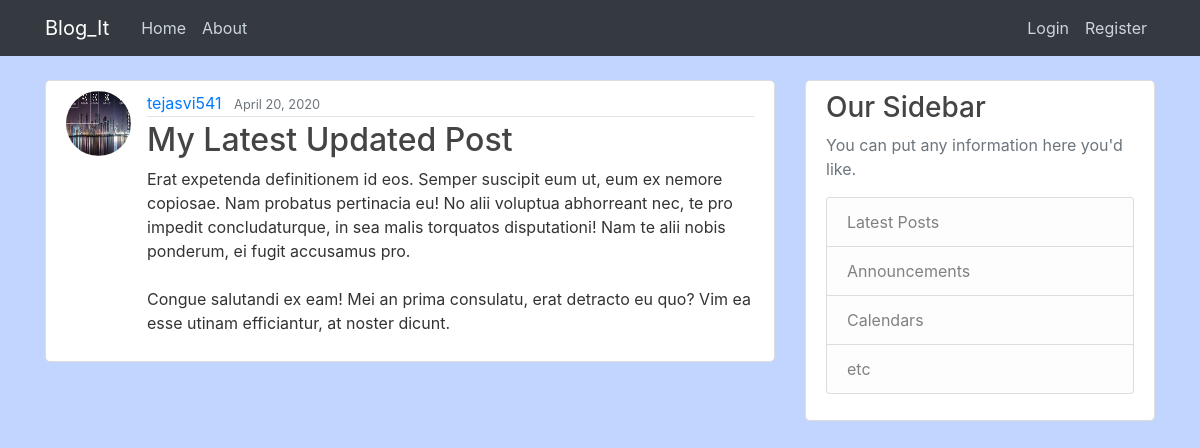
The page /post/30/ on the database its author committed.
### blog/models.py (models this page shows, shortened)
class Post(models.Model):
    title = models.CharField(max_length=100)
    content = models.TextField()
    date_posted = models.DateTimeField(default=timezone.now)
    author = models.ForeignKey(User, on_delete=models.CASCADE)

### users/models.py (models this page shows, shortened)
class Profile(models.Model):
    user = models.OneToOneField(User, on_delete=models.CASCADE)
    image = models.ImageField(default='default.jpg', upload_to='profile_pics')

### blog/views.py (the view)
# urls.py: path('post/<int:pk>/', PostDetailView.as_view(), name="post-detail"),
class PostDetailView(DetailView):
    model = Post

### blog/templates/blog/post_detail.html (shortened to what this page needs)
{% extends "blog/base.html" %}
    {% block content %}
                <article class="media content-section">
                    <img src="{{ post.author.profile.image.url }}" alt="Profile Picture" class="rounded-circle article-img">
                  <div class="media-body">
                    <div class="article-metadata">
                      <a class="mr-2" href="{% url 'user-posts' post.author.username %}">{{ object.author }}</a>
                      <small class="text-muted">{{ object.date_posted|date:"F d, Y" }}</small>
                    </div>
                    <h2 class="article-title">  {{ object.title }}</h2>
                    <p class="article-content">{{ object.content }}</p>
                  </div>
                </article>
    {% endblock content %}

### blog/static/blog/main.css (style rules this page uses)
body { background: #acc7ffbd; color: #333333; margin-top: 5rem; }
h1, h2, h3, h4, h5, h6 { color: #444444; }
.content-section { background: #ffffff; padding: 10px 20px; border: 1px solid #dddddd; border-radius: 5px; margin-bottom: 20px; }
.article-title { color: #444444; }
.article-content { white-space: pre-line; }
.article-img { height: 65px; width: 65px; margin-right: 16px; }
.article-metadata { padding-bottom: 1px; margin-bottom: 4px; border-bottom: 1px solid #e3e3e3; }

### rows shown on the page
Post: author.profile.image (picture), author "tejasvi541", date_posted "April 20, 2020", title "My Latest Updated Post", content "Erat expetenda definitionem id eos. Semper suscipit eum ut, eum ex nemore copiosae. Nam probatus pertinacia eu! No alii voluptua abhorreant nec, te pro impedit concludaturque, in sea malis torquatos disputationi! Nam te alii nobis ponderum, ei fugit accusamus pro. Congue salutandi ex eam! Mei an prima consulatu, erat detracto eu quo? Vim ea esse utinam efficiantur, at noster dicunt."
